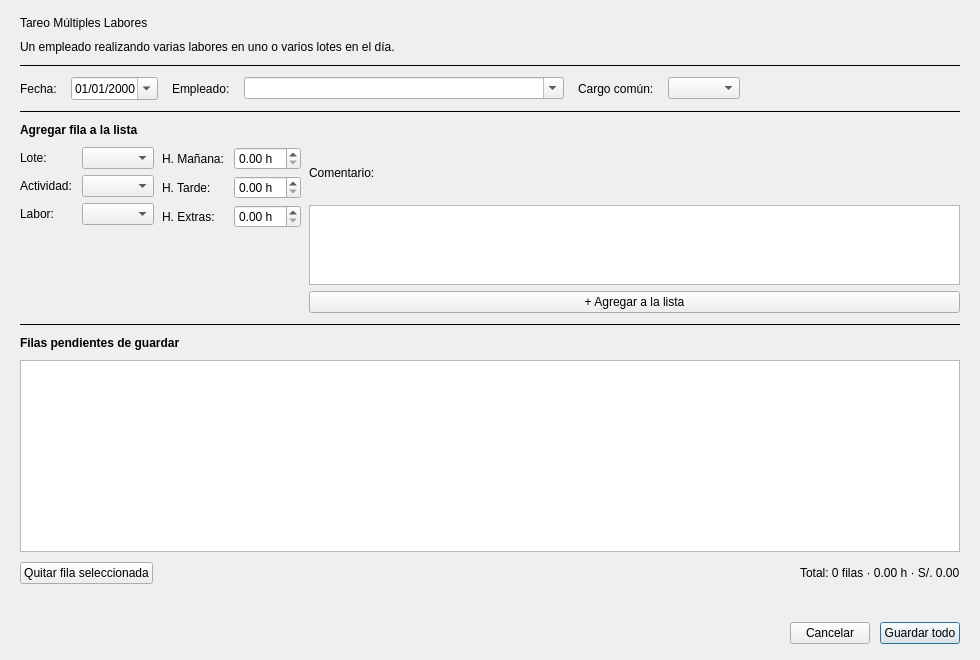
<?xml version="1.0" encoding="UTF-8"?>
<ui version="4.0">
 <class>TareoMultiLabor</class>
 <widget class="QDialog" name="TareoMultiLabor">
  <property name="geometry"><rect><x>0</x><y>0</y><width>980</width><height>660</height></rect></property>
  <property name="windowTitle"><string>Tareo Múltiples Labores</string></property>
  <layout class="QVBoxLayout" name="lytRoot">
   <property name="leftMargin"><number>20</number></property>
   <property name="topMargin"><number>16</number></property>
   <property name="rightMargin"><number>20</number></property>
   <property name="bottomMargin"><number>16</number></property>
   <property name="spacing"><number>10</number></property>
   <item><widget class="QLabel" name="lblTitulo"><property name="text"><string>Tareo Múltiples Labores</string></property></widget></item>
   <item><widget class="QLabel" name="lblSub"><property name="text"><string>Un empleado realizando varias labores en uno o varios lotes en el día.</string></property></widget></item>
   <item><widget class="QFrame" name="lineSep1"><property name="frameShape"><enum>QFrame::HLine</enum></property><property name="frameShadow"><enum>QFrame::Plain</enum></property></widget></item>

   <item>
    <layout class="QHBoxLayout" name="lytEnc">
     <property name="spacing"><number>14</number></property>
     <item><widget class="QLabel" name="l1"><property name="text"><string>Fecha:</string></property></widget></item>
     <item><widget class="QDateEdit" name="dtFecha"><property name="calendarPopup"><bool>true</bool></property><property name="displayFormat"><string>dd/MM/yyyy</string></property></widget></item>
     <item><widget class="QLabel" name="l2"><property name="text"><string>Empleado:</string></property></widget></item>
     <item><widget class="QComboBox" name="cboEmpleado"><property name="editable"><bool>true</bool></property><property name="insertPolicy"><enum>QComboBox::NoInsert</enum></property><property name="minimumSize"><size><width>320</width><height>0</height></size></property></widget></item>
     <item><widget class="QLabel" name="l3"><property name="text"><string>Cargo común:</string></property></widget></item>
     <item><widget class="QComboBox" name="cboCargo"/></item>
     <item><spacer name="spE"><property name="orientation"><enum>Qt::Horizontal</enum></property><property name="sizeHint" stdset="0"><size><width>40</width><height>20</height></size></property></spacer></item>
    </layout>
   </item>

   <item><widget class="QFrame" name="lineSep2"><property name="frameShape"><enum>QFrame::HLine</enum></property><property name="frameShadow"><enum>QFrame::Plain</enum></property></widget></item>
   <item><widget class="QLabel" name="lblFila"><property name="text"><string>Agregar fila a la lista</string></property><property name="styleSheet"><string notr="true">font-weight:bold;</string></property></widget></item>

   <item>
    <layout class="QHBoxLayout" name="lytFila">
     <property name="spacing"><number>8</number></property>
     <item>
      <layout class="QFormLayout" name="lytF1">
       <property name="horizontalSpacing"><number>10</number></property>
       <property name="verticalSpacing"><number>6</number></property>
       <item row="0" column="0"><widget class="QLabel" name="lf1"><property name="text"><string>Lote:</string></property></widget></item>
       <item row="0" column="1"><widget class="QComboBox" name="cboLote"/></item>
       <item row="1" column="0"><widget class="QLabel" name="lf2"><property name="text"><string>Actividad:</string></property></widget></item>
       <item row="1" column="1"><widget class="QComboBox" name="cboActividad"/></item>
       <item row="2" column="0"><widget class="QLabel" name="lf3"><property name="text"><string>Labor:</string></property></widget></item>
       <item row="2" column="1"><widget class="QComboBox" name="cboLabor"/></item>
      </layout>
     </item>
     <item>
      <layout class="QFormLayout" name="lytF2">
       <property name="horizontalSpacing"><number>10</number></property>
       <property name="verticalSpacing"><number>6</number></property>
       <item row="0" column="0"><widget class="QLabel" name="lf4"><property name="text"><string>H. Mañana:</string></property></widget></item>
       <item row="0" column="1"><widget class="QDoubleSpinBox" name="spHM"><property name="maximum"><double>24.0</double></property><property name="decimals"><number>2</number></property><property name="suffix"><string> h</string></property></widget></item>
       <item row="1" column="0"><widget class="QLabel" name="lf5"><property name="text"><string>H. Tarde:</string></property></widget></item>
       <item row="1" column="1"><widget class="QDoubleSpinBox" name="spHT"><property name="maximum"><double>24.0</double></property><property name="decimals"><number>2</number></property><property name="suffix"><string> h</string></property></widget></item>
       <item row="2" column="0"><widget class="QLabel" name="lf6"><property name="text"><string>H. Extras:</string></property></widget></item>
       <item row="2" column="1"><widget class="QDoubleSpinBox" name="spHE"><property name="maximum"><double>24.0</double></property><property name="decimals"><number>2</number></property><property name="suffix"><string> h</string></property></widget></item>
      </layout>
     </item>
     <item>
      <layout class="QVBoxLayout" name="lytF3">
       <property name="spacing"><number>6</number></property>
       <item><widget class="QLabel" name="lf7"><property name="text"><string>Comentario:</string></property></widget></item>
       <item><widget class="QPlainTextEdit" name="txtComent"><property name="maximumSize"><size><width>16777215</width><height>80</height></size></property></widget></item>
       <item><widget class="QPushButton" name="btnAgregar"><property name="text"><string>+ Agregar a la lista</string></property><property name="cursor"><cursorShape>PointingHandCursor</cursorShape></property></widget></item>
      </layout>
     </item>
    </layout>
   </item>

   <item><widget class="QFrame" name="lineSep3"><property name="frameShape"><enum>QFrame::HLine</enum></property><property name="frameShadow"><enum>QFrame::Plain</enum></property></widget></item>
   <item><widget class="QLabel" name="lblListaTit"><property name="text"><string>Filas pendientes de guardar</string></property><property name="styleSheet"><string notr="true">font-weight:bold;</string></property></widget></item>
   <item><widget class="QTableWidget" name="tblFilas"/></item>
   <item>
    <layout class="QHBoxLayout" name="lytAcc">
     <item><widget class="QPushButton" name="btnQuitar"><property name="text"><string>Quitar fila seleccionada</string></property><property name="cursor"><cursorShape>PointingHandCursor</cursorShape></property></widget></item>
     <item><spacer name="sp1"><property name="orientation"><enum>Qt::Horizontal</enum></property><property name="sizeHint" stdset="0"><size><width>40</width><height>20</height></size></property></spacer></item>
     <item><widget class="QLabel" name="lblTotales"><property name="text"><string>Total: 0 filas · 0.00 h · S/. 0.00</string></property></widget></item>
    </layout>
   </item>

   <item><widget class="QLabel" name="lblError"><property name="text"><string/></property><property name="minimumSize"><size><width>0</width><height>18</height></size></property></widget></item>
   <item>
    <layout class="QHBoxLayout" name="lytBtns">
     <item><spacer name="sp2"><property name="orientation"><enum>Qt::Horizontal</enum></property><property name="sizeHint" stdset="0"><size><width>40</width><height>20</height></size></property></spacer></item>
     <item><widget class="QPushButton" name="btnCancelar"><property name="text"><string>Cancelar</string></property><property name="cursor"><cursorShape>PointingHandCursor</cursorShape></property></widget></item>
     <item><widget class="QPushButton" name="btnGuardar"><property name="text"><string>Guardar todo</string></property><property name="cursor"><cursorShape>PointingHandCursor</cursorShape></property><property name="default"><bool>true</bool></property></widget></item>
    </layout>
   </item>
  </layout>
 </widget>
 <resources/>
 <connections/>
</ui>
